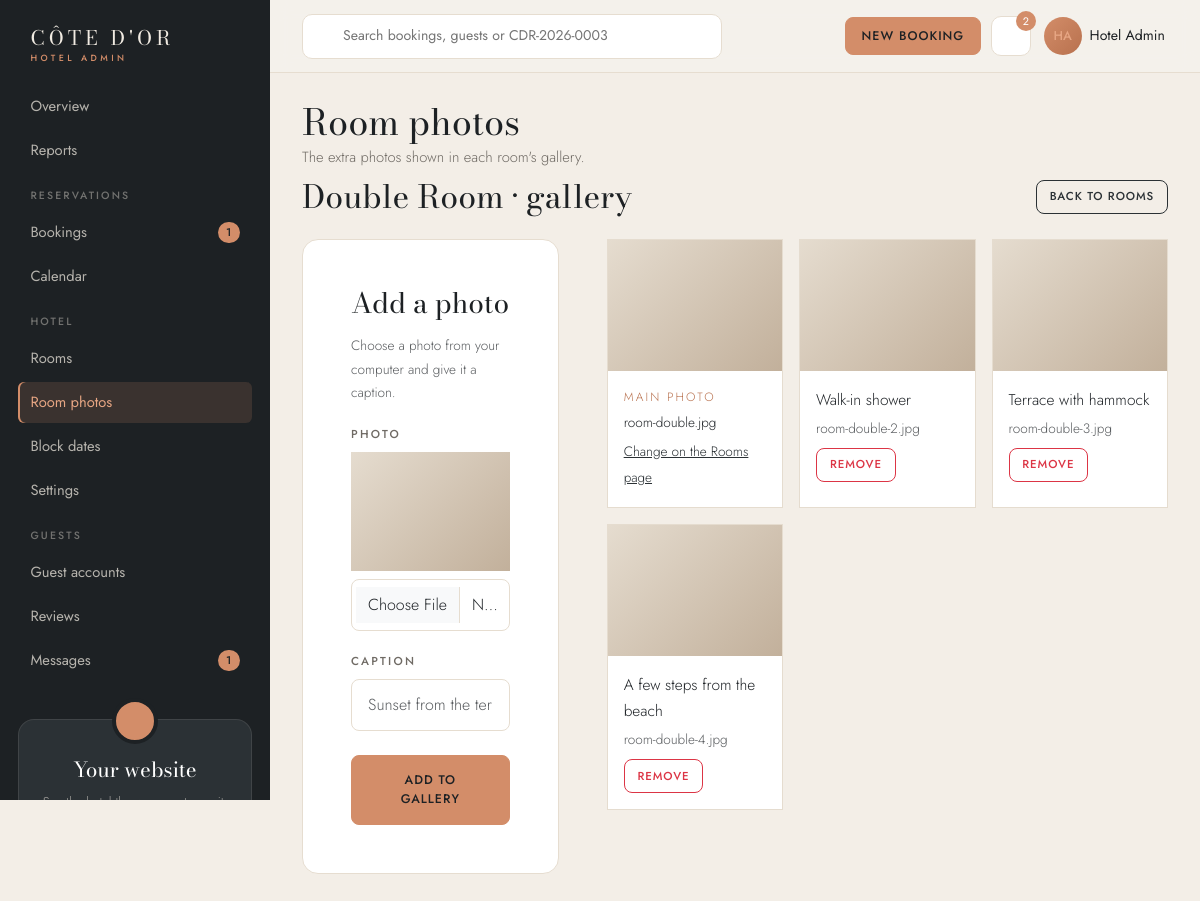
Screenshot of /admin_photos.php?room_id=1 (signed in) with the database file from the repository.
### tables this page shows
CREATE TABLE rooms (
    id INT AUTO_INCREMENT PRIMARY KEY,
    room_name VARCHAR(100) NOT NULL,
    room_type VARCHAR(50) NOT NULL,
    price DECIMAL(10,2) NOT NULL,
    size_m2 INT NOT NULL,
    max_guests INT NOT NULL,
    total_rooms INT NOT NULL,
    image VARCHAR(255),
    tagline VARCHAR(255),
    description TEXT,
    created_at TIMESTAMP DEFAULT CURRENT_TIMESTAMP
) DEFAULT CHARSET=utf8mb4;

CREATE TABLE room_photos (
    id INT AUTO_INCREMENT PRIMARY KEY,
    room_id INT NOT NULL,
    image VARCHAR(255) NOT NULL,
    caption VARCHAR(150),
    FOREIGN KEY (room_id) REFERENCES rooms(id) ON DELETE CASCADE
) DEFAULT CHARSET=utf8mb4;

### admin_photos.php (the view, shortened to what this page needs)
<?php
require "includes/db_connect.php";
$caption = "";
$roomId = 0;
if (isset($_GET["room_id"])) {
    $roomId = (int) $_GET["room_id"];
}
$stmt = $conn->prepare("SELECT * FROM rooms WHERE id = ?");
$stmt->bind_param("i", $roomId);
$stmt->execute();
$room = $stmt->get_result()->fetch_assoc();
$stmt = $conn->prepare("SELECT * FROM room_photos WHERE room_id = ? ORDER BY id ASC");
$stmt->bind_param("i", $roomId);
$stmt->execute();
$photos = $stmt->get_result();
include "includes/header.php";
?>
    <section class="admin-wrap">
        <div class="container">
            <?php include "includes/admin_nav.php"; ?>
            <div class="d-flex justify-content-between align-items-center flex-wrap gap-3 mb-4">
                <h2 class="mb-0"><?php echo htmlspecialchars($room["room_name"]); ?> &middot; gallery</h2>
                <a href="admin_rooms.php" class="btn btn-sm btn-lux-outline">Back to rooms</a>
            </div>
            <div class="row g-5">
                <div class="col-12 col-lg-4">
                    <div class="form-panel">
                        <h3 class="mb-3">Add a photo</h3>
                        <p class="text-muted small">Choose a photo from your computer and give it a caption.</p>
                        <form action="admin_photos.php?room_id=<?php echo $roomId; ?>" method="POST" enctype="multipart/form-data">
                            <div class="mb-3">
                                <label for="photo" class="form-label">Photo</label>
                                <div class="photo upload-preview mb-2">
                                </div>
                                <input type="file" class="form-control" id="photo" name="photo" accept=".jpg,.jpeg,.png,.webp" onchange="previewPhoto(this, 'galleryPreview')" required>
                            </div>
                            <div class="mb-4">
                                <label for="caption" class="form-label">Caption</label>
                                <input type="text" class="form-control" id="caption" name="caption" placeholder="Sunset from the terrace" value="<?php echo htmlspecialchars($caption); ?>" required>
                            </div>
                            <button type="submit" class="btn btn-lux w-100">Add to gallery</button>
                        </form>
                    </div>
                </div>
                <div class="col-12 col-lg-8">
                    <div class="row g-3">
                        <div class="col-6 col-md-4">
                            <div class="card booking-card h-100">
                                <div class="photo admin-photo"><img src="images/<?php echo htmlspecialchars($room["image"]); ?>" alt="Main photo"></div>
                                <div class="card-body p-3">
                                    <p class="room-meta mb-1">Main photo</p>
                                    <p class="small mb-1"><?php echo htmlspecialchars($room["image"]); ?></p>
                                    <a href="admin_rooms.php?edit=<?php echo $roomId; ?>" class="small">Change on the Rooms page</a>
                                </div>
                            </div>
                        </div>
                        <?php
                        if ($photos->num_rows > 0) {
                            while ($row = $photos->fetch_assoc()) {
                        ?>
                            <div class="col-6 col-md-4">
                                <div class="card booking-card h-100">
                                    <div class="photo admin-photo"><img src="images/<?php echo htmlspecialchars($row["image"]); ?>" alt="<?php echo htmlspecialchars($row["caption"]); ?>"></div>
                                    <div class="card-body p-3">
                                        <p class="mb-1"><?php echo htmlspecialchars($row["caption"]); ?></p>
                                        <p class="small text-muted mb-2"><?php echo htmlspecialchars($row["image"]); ?></p>
                                        <form action="admin_photos.php?room_id=<?php echo $roomId; ?>" method="POST">
                                            <button type="submit" class="btn btn-sm btn-outline-danger" onclick="return confirm('Remove this photo from the gallery?')">Remove</button>
                                        </form>
                                    </div>
                                </div>
                            </div>
                        <?php
                            }
                        } else {
                            echo '<div class="col-12 col-md-8"><div class="alert alert-info">This room has no extra photos yet.</div></div>';
                        }
                        ?>
                    </div>
                </div>
            </div>
        </div>
    </section>
<?php
include "includes/footer.php";
?>

### rows the page displays
rooms: room_name "Double Room", image "room-double.jpg"
room_photos: caption "Walk-in shower", image "room-double-2.jpg"
room_photos: caption "Terrace with hammock", image "room-double-3.jpg"
room_photos: caption "A few steps from the beach", image "room-double-4.jpg"

### other values shown
$link[3] "Overview"
$link[3] "Reports"
$groupName "RESERVATIONS"
$link[3] "Bookings"
$waitingBookings "1"
$link[3] "Calendar"
$groupName "HOTEL"
$link[3] "Rooms"
$link[3] "Room photos"
$link[3] "Block dates"
$link[3] "Settings"
$groupName "GUESTS"
$link[3] "Guest accounts"
$link[3] "Reviews"
$link[3] "Messages"
